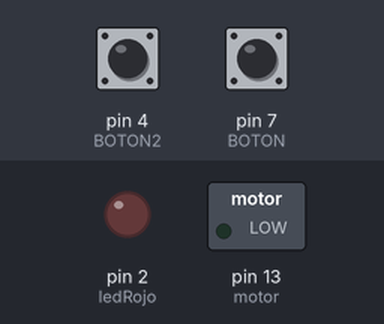
This sketch was run on a simulated Arduino Uno, built with avr-gcc and run on an emulated ATmega328P. On the bench: switched loads named in the sketch (green lamp = pin HIGH), output pins drawn as LEDs (lit = HIGH). Dashed ring = blinking. The inputs (shaded band) are chosen by the test bench; at power-on: pin 4 (BOTON2) LOW, pin 7 (BOTON) LOW.

Above: at 1.2 s.
1.3 s: pin 4 (BOTON2) pulled HIGH for 1 s
At 1.8 s:
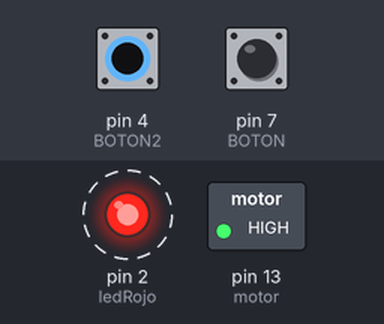
3.8 s: pin 7 (BOTON) pulled HIGH for 1 s
At 6.0 s:
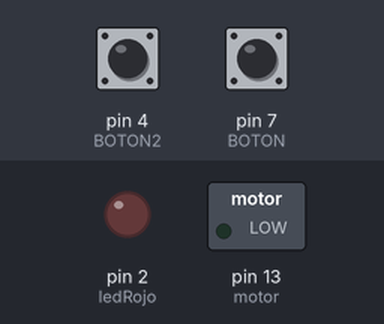
6.3 s: pin 7 (BOTON) pulled HIGH for 0.15 s
At 7.5 s:
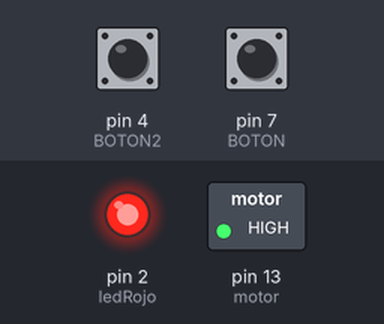
7.9 s: pin 7 (BOTON) pulled HIGH for 3.2 s
At 8.07 s:
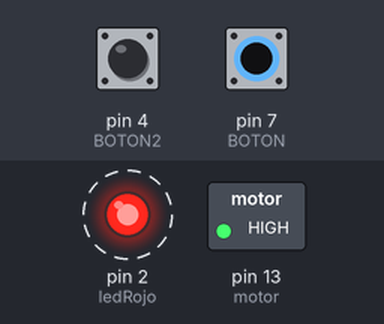
Timing chart, 0 to 12.6 s (numbered marks = the images above; inputs shaded):
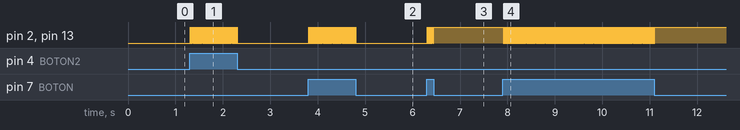

The sketch:

led_motor2.ino
```cpp
const int ledRojo =2;
const int BOTON = 7;
const int motor = 13;
const int BOTON2 = 4;
const int pinbtn = 3;
int led1=10,led2=11,pulse=5;
int val = 0;
int state = 0;
int old_val = 0;
void setup(){
 pinMode(ledRojo,OUTPUT);
 pinMode(BOTON,INPUT);
 pinMode(motor,OUTPUT);
 pinMode(BOTON2,INPUT);
 pinMode(pulse,INPUT);
}
int x=0;
void loop() {
val= digitalRead(BOTON);
if ((val == HIGH) && (old_val == LOW)){
state=1-state;
delay(10);
}
old_val = val;
if (state==1){
 digitalWrite(ledRojo, HIGH);
}
else{
 digitalWrite(ledRojo,LOW);
}
{
val= digitalRead(BOTON2);
if ((val == HIGH) && (old_val == LOW)){
state=1-state;
delay(10);
}
old_val = val;
if (state==1){
 digitalWrite(motor, HIGH);
}
else{
 digitalWrite(motor,LOW);
}
}
switch(x)
{
case 1:
if (digitalRead(pulse) == HIGH){digitalWrite(led1,HIGH);} else {digitalWrite(led1,LOW);}
break;
case 2:
if (digitalRead(pulse) == HIGH){digitalWrite(led2,HIGH);} else {digitalWrite(led2,LOW);}
break;
{
}
}
}
```

Measured:
- after the input at 1.3 s, pin 2 (ledRojo), pin 13 (motor): alternates HIGH for 0.01 s and LOW for 0.01 s, 100 changes in all, then stays LOW, starting at once
- after the input at 3.8 s, pin 2 (ledRojo), pin 13 (motor): alternates HIGH for 0.01 s and LOW for 0.01 s, 100 changes in all, then stays LOW, starting at once
- after the input at 6.3 s, pin 2 (ledRojo), pin 13 (motor): alternates HIGH for 0.01 s and LOW for 0.01 s, 15 changes in all, then stays HIGH, starting at once
- after the input at 7.9 s, pin 2 (ledRojo), pin 13 (motor): alternates HIGH for 0.01 s and LOW for 0.01 s, 320 changes in all, then stays HIGH, starting at once
